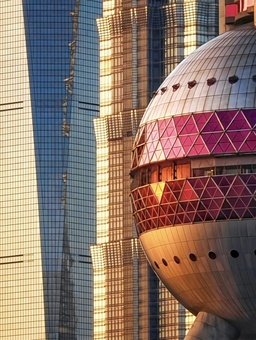
#> input picture lab_03/data/photo01.jpg, 256 x 340 px, shrunk from 1080 x 1434 before the run, found by its file name
$ python hist_equalize.py
#> lines starting #> are read from the running program, lines starting #| are printed output that depends on the picture
from pathlib import Path

import cv2
import matplotlib.pyplot as plt
import numpy as np


BASE_DIR = Path(__file__).resolve().parents[1]
DATA_DIR = BASE_DIR / "data"
HISTOGRAM_DIR = BASE_DIR / "results" / "histogram"
EQUALIZATION_DIR = BASE_DIR / "results" / "equalization"
HISTOGRAM_DIR.mkdir(parents=True, exist_ok=True)
EQUALIZATION_DIR.mkdir(parents=True, exist_ok=True)


def read_gray(filename):
#> called with filename = 'photo01.jpg'
    path = DATA_DIR / filename
    image = cv2.imread(str(path), cv2.IMREAD_GRAYSCALE)
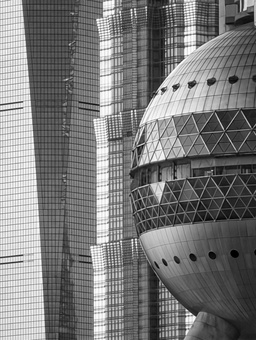
#> image: shape (340, 256); min 0, max 255, mean 120.8

    if image is None:
        raise FileNotFoundError(f"无法读取图片：{path}")

    return image


def calc_hist(image):
    """计算灰度图的 256 级直方图。"""
    return cv2.calcHist(
        [image], [0], None, [256], [0, 256]
    ).ravel()


def manual_equalize(image):
    """根据累计分布函数 CDF 手写直方图均衡化。"""
    hist = calc_hist(image)
    cdf = hist.cumsum()

    nonzero_cdf = cdf[cdf > 0]
    if len(nonzero_cdf) == 0:
        return image.copy()

    cdf_min = nonzero_cdf[0]
    denominator = cdf[-1] - cdf_min

    if denominator == 0:
        return image.copy()

    lookup_table = np.rint(
        (cdf - cdf_min) * 255 / denominator
    )
    lookup_table = np.clip(
        lookup_table, 0, 255
    ).astype(np.uint8)

    return lookup_table[image]


dark = read_gray("photo01.jpg")
normal = read_gray("photo02.jpg")
#> call 2 of read_gray, with filename = 'photo02.jpg'
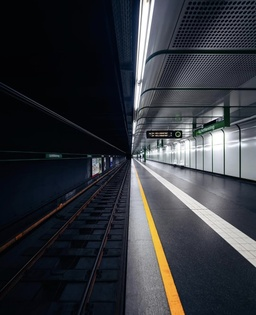
#> input picture lab_04/data/photo02.jpg, 256 x 315 px, shrunk from 1080 x 1332 before the run, found by its file name

# 人工生成低对比度图，用于观察直方图特征
low_contrast = np.clip(
    normal.astype(np.float32) * 0.35 + 90,
    0,
    255
).astype(np.uint8)
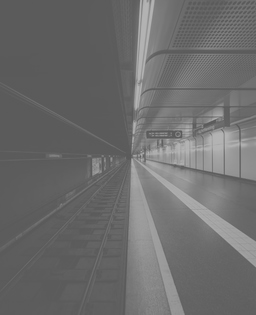
#> low_contrast: shape (315, 256); min 90, max 179, mean 108.1

cv2.imwrite(
    str(HISTOGRAM_DIR / "low_contrast.jpg"),
    low_contrast
)

# 比较暗图、正常图和低对比度图的直方图
images = [dark, normal, low_contrast]
titles = ["Dark", "Normal", "Low Contrast"]

fig, axes = plt.subplots(2, 3, figsize=(16, 9))

for column, (image, title) in enumerate(zip(images, titles)):
    axes[0, column].imshow(
        image, cmap="gray", vmin=0, vmax=255
    )
    axes[0, column].set_title(title)
    axes[0, column].axis("off")

    axes[1, column].plot(calc_hist(image), color="black")
    axes[1, column].set_title(f"{title} Histogram")
    axes[1, column].set_xlim(0, 255)
    axes[1, column].set_xlabel("Gray Level")
    axes[1, column].set_ylabel("Pixel Count")
#> this loop made 3 passes
#> title on passes 1 to 3: 'Dark', 'Normal', 'Low Contrast'

plt.tight_layout()
plt.savefig(
    HISTOGRAM_DIR / "hist_compare.png",
    dpi=150,
    bbox_inches="tight"
)
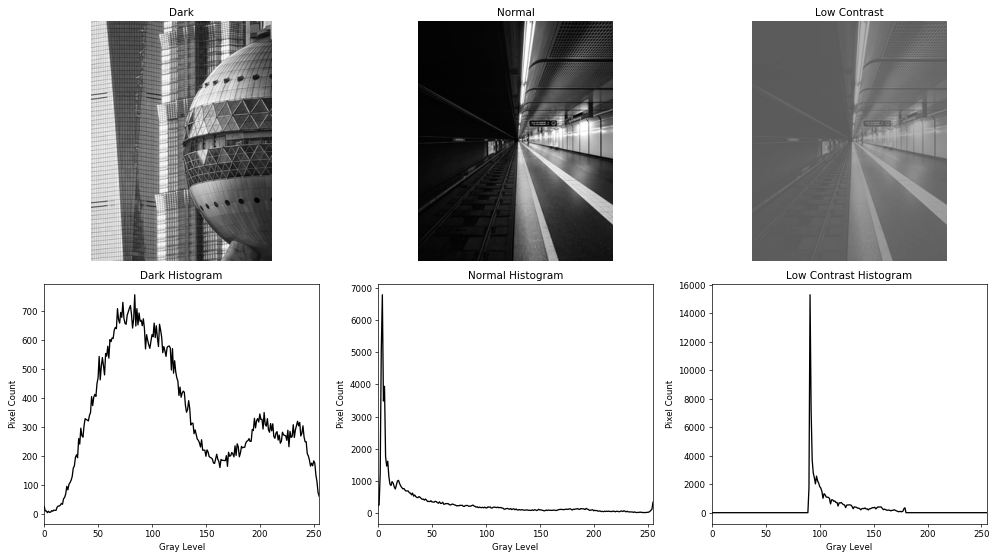
#> figure drawn by matplotlib, 6 panels; panel 4: curve peaks at x = 84, y = 756; panel 5: curve peaks at x = 4, y = 6784; panel 6: curve peaks at x = 91, y = 15315
plt.close()

# 手写均衡化与 OpenCV 均衡化
dark_manual = manual_equalize(dark)
#> in manual_equalize, `hist = calc_hist(image)`: hist = 256 values, max 756 at index 84, min 3 at index 3, mean 340
#> in manual_equalize, `cdf = hist.cumsum()`: cdf = 256 values from 25 to 87040
#> in manual_equalize, `cdf_min = nonzero_cdf[0]`: cdf_min = 25
#> in manual_equalize, `denominator = cdf[-1] - cdf_min`: denominator = 87015
#> in manual_equalize, `lookup_table = np.rint( (cdf - cdf_min) * 255 / denominator )`: lookup_table = 256 values from 0 to 255
#> in manual_equalize, `return lookup_table[image]`:
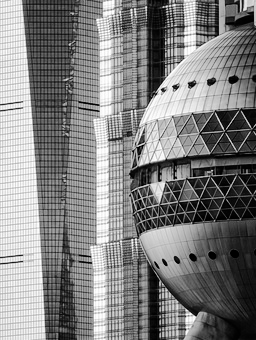
#> returned value: shape (340, 256); min 0, max 255, mean 128.1
dark_api = cv2.equalizeHist(dark)
normal_manual = manual_equalize(normal)
#> in manual_equalize (call 2), `hist = calc_hist(image)`: hist = 256 values, max 6784 at index 4, min 18 at index 248, mean 315
#> in manual_equalize (call 2), `cdf = hist.cumsum()`: cdf = 256 values from 252 to 80640
#> in manual_equalize (call 2), `cdf_min = nonzero_cdf[0]`: cdf_min = 252
#> in manual_equalize (call 2), `denominator = cdf[-1] - cdf_min`: denominator = 80388
#> in manual_equalize (call 2), `return lookup_table[image]`:
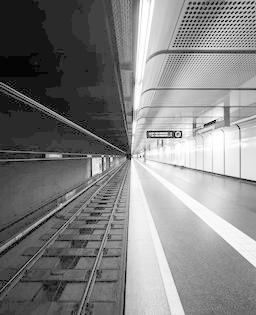
#> returned value: shape (315, 256); min 0, max 255, mean 129.7
normal_api = cv2.equalizeHist(normal)

outputs = {
    "equalized_manual_photo01.jpg": dark_manual,
    "equalized_api_photo01.jpg": dark_api,
    "equalized_manual_photo02.jpg": normal_manual,
    "equalized_api_photo02.jpg": normal_api,
}

for filename, image in outputs.items():
    cv2.imwrite(str(EQUALIZATION_DIR / filename), image)
#> this loop made 4 passes
#> filename on passes 1 to 4: 'equalized_manual_photo01.jpg', 'equalized_api_photo01.jpg', 'equalized_manual_photo02.jpg', 'equalized_api_photo02.jpg'

# 原图、手写均衡化、OpenCV 均衡化对比
rows = [
    ("Photo 01", dark, dark_manual, dark_api),
    ("Photo 02", normal, normal_manual, normal_api),
]

fig, axes = plt.subplots(2, 3, figsize=(15, 9))

for row, (name, original, manual, api) in enumerate(rows):
    items = [
        (original, f"{name} Original"),
        (manual, "Manual Equalization"),
        (api, "cv2.equalizeHist"),
    ]

    for column, (image, title) in enumerate(items):
        axes[row, column].imshow(
            image, cmap="gray", vmin=0, vmax=255
        )
        axes[row, column].set_title(title)
        axes[row, column].axis("off")
#> this loop made 2 passes
#> (row, name) on passes 1 to 2: (0, 'Photo 01'), (1, 'Photo 02')

plt.tight_layout()
plt.savefig(
    EQUALIZATION_DIR / "equalization_compare.jpg",
    dpi=150,
    bbox_inches="tight"
)
plt.close()

# 展示均衡化前后的图像和直方图
fig, axes = plt.subplots(2, 4, figsize=(18, 9))

for row, (name, original, _, equalized) in enumerate(rows):
    axes[row, 0].imshow(
        original, cmap="gray", vmin=0, vmax=255
    )
    axes[row, 0].set_title(f"{name} Original")
    axes[row, 0].axis("off")

    axes[row, 1].plot(calc_hist(original), color="blue")
    axes[row, 1].set_title("Original Histogram")
    axes[row, 1].set_xlim(0, 255)

    axes[row, 2].imshow(
        equalized, cmap="gray", vmin=0, vmax=255
    )
    axes[row, 2].set_title(f"{name} Equalized")
    axes[row, 2].axis("off")

    axes[row, 3].plot(
        calc_hist(equalized), color="orange"
    )
    axes[row, 3].set_title("Equalized Histogram")
    axes[row, 3].set_xlim(0, 255)

plt.tight_layout()
plt.savefig(
    EQUALIZATION_DIR / "hist_equalization_compare.png",
    dpi=150,
    bbox_inches="tight"
)
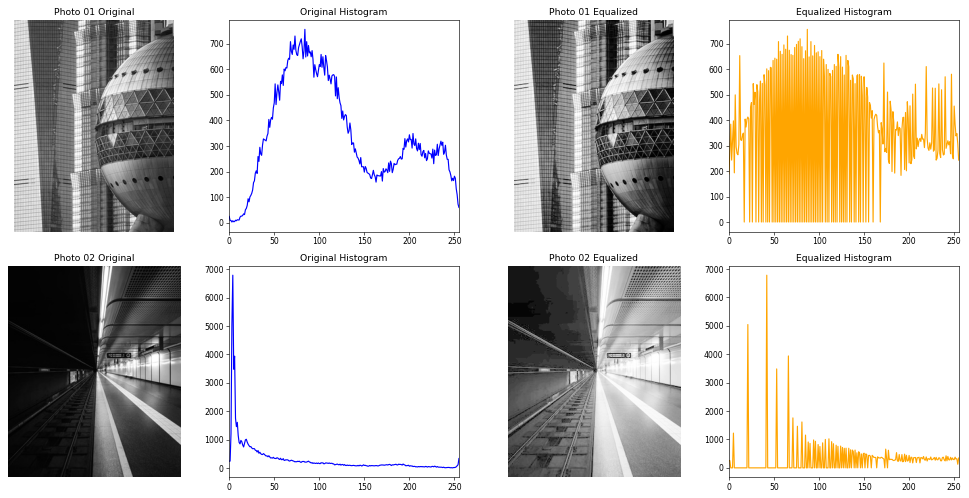
#> figure drawn by matplotlib, 8 panels; panel 2: curve peaks at x = 84, y = 756; panel 4: curve peaks at x = 87, y = 756; panel 6: curve peaks at x = 4, y = 6784; panel 8: curve peaks at x = 42, y = 6784
plt.close()

# 统计手写方法与 OpenCV 方法的差异
dark_diff = np.abs(
    dark_manual.astype(np.int16)
    - dark_api.astype(np.int16)
)
#> dark_diff: shape (340, 256) int16; every value is 0
normal_diff = np.abs(
    normal_manual.astype(np.int16)
    - normal_api.astype(np.int16)
)
#> normal_diff: shape (315, 256) int16; every value is 0

print("直方图统计与均衡化完成")
print(
    "photo01 最大差异：",
    dark_diff.max(),
    "；差异大于 1 的像素占比：",
    f"{np.mean(dark_diff > 1):.4%}"
)
#| photo01 最大差异： 0 ；差异大于 1 的像素占比： 0.0000%
print(
    "photo02 最大差异：",
    normal_diff.max(),
    "；差异大于 1 的像素占比：",
    f"{np.mean(normal_diff > 1):.4%}"
)
#| photo02 最大差异： 0 ；差异大于 1 的像素占比： 0.0000%
